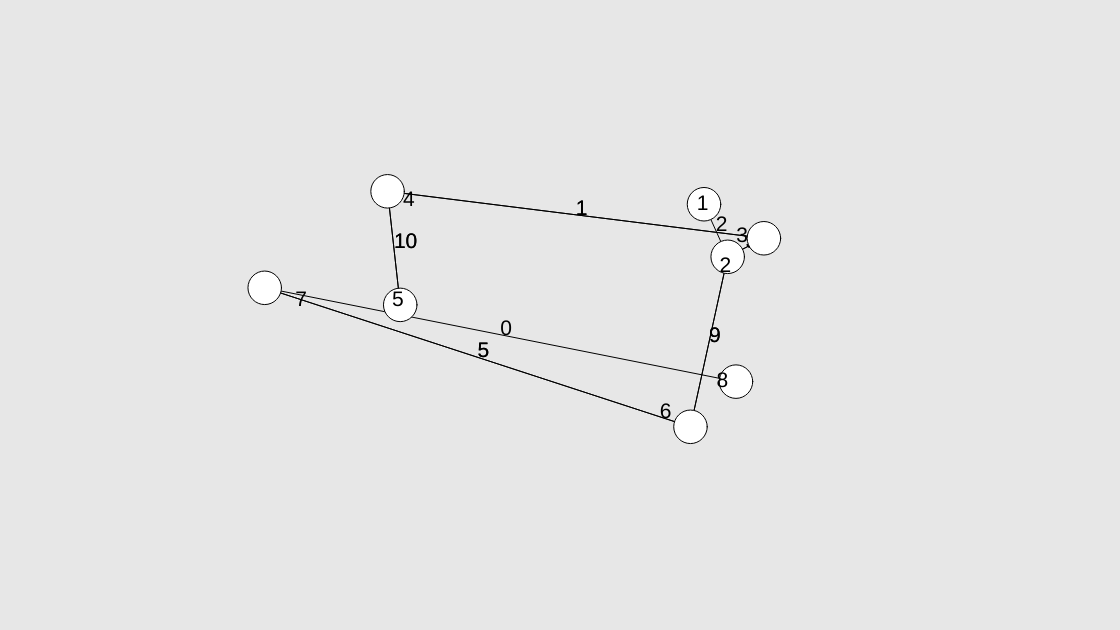
Frame 1 (no input)
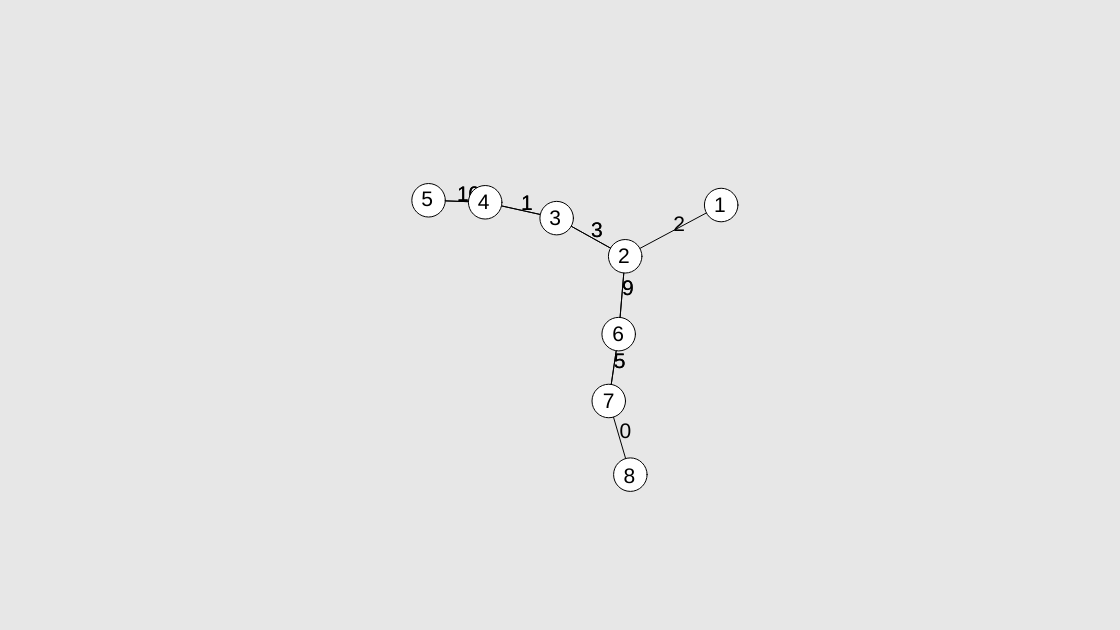
Frame 60 (no input)
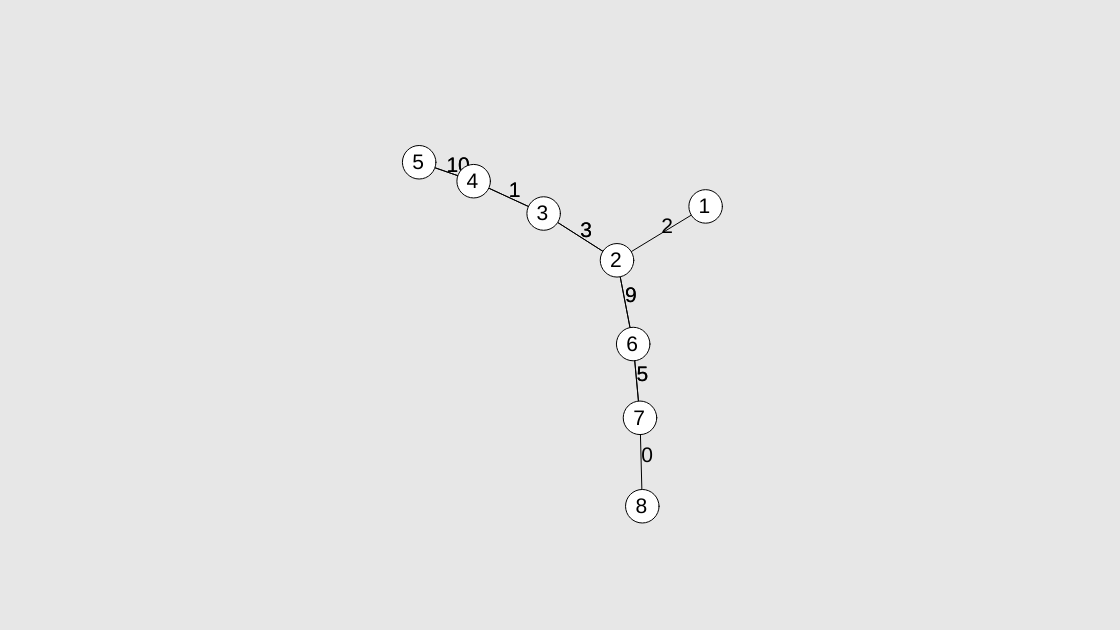
Frame 120 (the mouse pressed at the canvas centre since frame 60)

The p5.js sketch that drew these frames (run headless with seeded random() and noise() and a simulated clock; from frame 60 on, the mouse is pressed at the canvas centre):

// p5.js sketch
// ── sketch.js
//main node array
A = [2]; //1
B = [3, 6]; //2
C = [4]; //3
D = [5]; //4
E = [0]; //5
F = [7]; //6
G = [8]; //7
H = []; //8
nodeSetup = [A, B, C, D, E, F, G, H];
nodeCount = nodeSetup.length;

//fills each node until their sizes are equal to nodeCount
for(i = 0; i < nodeCount; i++) {
  while(nodeSetup[i].length < nodeCount) {
    nodeSetup[i].push(0);
  }
};

function fillZero(arr, len) {
  for(i = 0; i < len; i++) {
    arr[i] = [];
    while(arr[i].length < len) {
      arr[i].push(0);
    }
  };
  return arr
}

//complete adjacency matrix
complete_nodes = [];
fillZero(complete_nodes, nodeCount);

for(i = 0; i < nodeSetup.length; i++) {
  for(j = 0; j < nodeSetup.length; j++) {
    k = nodeSetup[i][j]
    if(k != 0) {
      complete_nodes[i][k - 1] = k
      complete_nodes[k - 1][i] = i + 1;
    }
  }
}

function createAdjacencyMatrix(nodeArr) {
  for(i = 0; i < nodeArr.length; i++) {
    for(j = 0; j < nodeArr.length; j++) {
      k = nodeArr[j][i];
      if(nodeArr[i][j] != 0 && nodeArr[i][j] ==  k + j - i) {
        ADJACENCY_MATRIX[i][j] = 1;
        ADJACENCY_MATRIX[j][i] = 1;
      }
    }
  }
}

/*
node to node distance
A to B has a distance equal to B to A
*/
//distance between each nodeSetup
nodeWeights = [];
fillZero(nodeWeights, nodeCount);
nodeWeights[0][1] = 10

nodeWeights[1][2] = 5

nodeWeights[2][3] = 3
nodeWeights[3][4] = 2

nodeWeights[1][5] = 9
nodeWeights[5][6] = 1
//*/
//function that helps fill and correct the distance between two nodeSetup
//this works in one direction only (inputiing earlier nodeSetup will fill later nodeSetup but not the other way around because usually we input earlier nodeSetup first)
function nodeFlip(arr) {
  for(i = 0; i < arr.length; i++) {
    for(j = 0; j < arr.length; j++) {
      arr[j][i] = arr[i][j];
    }
  }
  return arr;
}

nodeFlip(nodeWeights);

//success!
//loops 3 times (the amount of all rows)
diagonalBubbleSort(nodeWeights);

nodeFlip(nodeWeights);
//setup code
//creates array of zeros as an Adjacency matrix
ADJACENCY_MATRIX = [];
fillZero(ADJACENCY_MATRIX, nodeCount);

//complete missing node in nodeSetup array
createAdjacencyMatrix(complete_nodes);

let noNodes = nodeSetup.length;
let noConn = 0;

let nodes = []; //array that stores each node info : position and node size
let nodeCon = []; // array that each sub array store 2 connected nodes and line length
let startDisMultiplier = 0.3;
let forceConstant = 3000;
let gravityConstant = 0;

//calculating number of connection
for(i = 0; i < noNodes; i++) {
  for(j = i + 1; j < noNodes; j++) {
    if(ADJACENCY_MATRIX[i][j] != 0 && ADJACENCY_MATRIX[i][j] == ADJACENCY_MATRIX[j][i]) {
      noConn += 1;
    }
  } 
}

function diagonalBubbleSort(arr) {
  for (n = 0; n < nodeCount - 2; n++) {
    for (i = 0; i < nodeCount - 1; i++) {
      k = 1;
      for (j = i + n; j < nodeCount - 1; j++) {
        if (arr[i][j] != 0 && arr[i + k][j + k] != 0 && arr[i][j] > arr[i + k][j + k]) {
          const temp = arr[i + k][j + k];
          arr[i + k][j + k] = arr[i][j];
          arr[i][j] = temp;
        } else { k += 1}
      }
    }
  }
  return arr;
}

function setup() {
  canvasScale = 70
  createCanvas(16 * canvasScale, 9 * canvasScale);

  font_size = 21;
  textSize(font_size)

  circleDiameter = 8;

  weightDistance = 50

  for(let i = 0; i < noNodes; i++) {
    let x = random(-startDisMultiplier * width, startDisMultiplier * width)
    let y = random(-startDisMultiplier * height, startDisMultiplier * height)
    node = new Node(createVector(x, y), circleDiameter, i + 1)
    nodes.push(node);
  }

  //there's a logic bug here
  for(let i = 0; i < noConn; i++) {
    for(let j = 1; j < noConn + 1; j++) {
      if(ADJACENCY_MATRIX[i][j] == 1 && ADJACENCY_MATRIX[i][j] == ADJACENCY_MATRIX[j][i]) {
        nodeCon.push([complete_nodes[i][j] - 1, complete_nodes[j][i] - 1, nodeWeights[i][j] * weightDistance]);
      }
    }
  }
}

function draw() {
  translate(width / 2, height / 2);
  background(231, 231, 231);

  nodeCon.forEach(con => {
    node1 = nodes[con[0]]
    node2 = nodes[con[1]]
    line(node1.pos.x, node1.pos.y, node2.pos.x, node2.pos.y)
    
    //find midpoint of a line using result of 2 vector added together and then divived by 2
    weight = con[2] / weightDistance
    text(weight, (node1.pos.copy().add(node2.pos)).div(2).x, (node1.pos.copy().add(node2.pos)).div(2).y)
  })

  applyForces(nodes)
  nodes.forEach(node => {
    node.draw()
    node.update()
    node.nameDisplay()
  })

}

//stolen function
function applyForces(nodes) {
  // apply force towards centre
  nodes.forEach(node => {
    gravity = node.pos.copy().mult(-1).mult(gravityConstant)
    node.force = gravity
  })

  // apply repulsive force between nodes
  for (let i = 0; i < nodes.length; i++) {
    for (let j = i + 1; j < nodes.length; j++) {
      pos = nodes[i].pos
      dir = nodes[j].pos.copy().sub(pos)
      force = dir.div(dir.mag() * dir.mag())
      force.mult(forceConstant)
      nodes[i].force.add(force.copy().mult(-1))
      nodes[j].force.add(force)
    }
  }

  // apply forces applied by connections
  nodeCon.forEach(con => {
    let node1 = nodes[con[0]]
    let node2 = nodes[con[1]]
    let maxDis = con[2]
    let dis = node1.pos.copy().sub(node2.pos)
    //diff = dis.mag() - maxDis
    node1.force.sub(dis)
    node2.force.add(dis)
  })
}

///stright up stolen function area
function Node(pos, size, nodeName) {
  this.pos = pos
  this.force = createVector(0, 0)
  this.mass = (2 * PI * size)/1.5
  this.name = nodeName
}

Node.prototype.update = function() {
  force = this.force.copy()
  vel = force.copy().div(this.mass)
  this.pos.add(vel)
}

Node.prototype.draw = function() {
  ellipse(this.pos.x, this.pos.y, this.mass, this.mass)
}

Node.prototype.nameDisplay = function() {
  textPosX = this.pos.x - (font_size / 3)
  textPosY = this.pos.y + (font_size / 3)
  text(`${this.name}`, textPosX, textPosY)
}

//debug area
console.log("noNodes : ", noNodes);
console.log("noConn : ", noConn);
console.log("nodes : ", nodes);
console.log("nodeCon: ", nodeCon);

console.log("nodeSetup : ", nodeSetup)
console.log("complete_nodes : ", complete_nodes)
console.log("ADJACENCY_MATRIX : ", ADJACENCY_MATRIX)
console.log("nodeWeights : ", nodeWeights)
